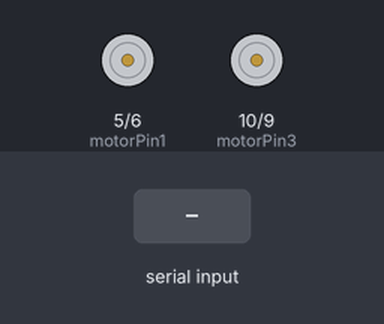
Recording of a sketch running on a simulated Arduino Uno, built with avr-gcc and run on an emulated ATmega328P. On the bench: motor-driver pin pairs drawn as motors (green arrow = first pin HIGH = forward, orange = second pin HIGH = backward, longer = more drive). Inputs (shaded band) come from the test bench.

Above: at 1.2 s.
1.3 s: "e" received over Serial
At 1.9 s:
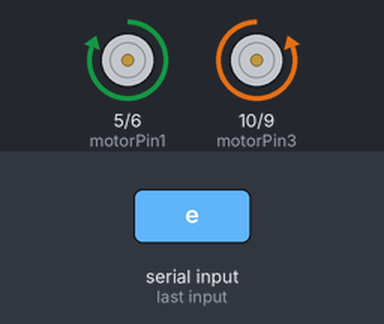
2.8 s: "d" received over Serial
At 4.2 s:
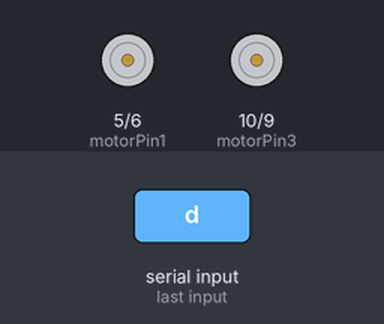
Timing chart, 0 to 5.8 s (numbered marks = the images above; inputs shaded):
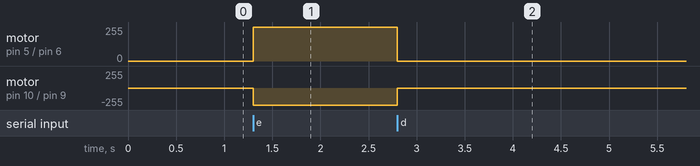

Measured:
- after the input at 1.3 s, motor on pin 5 (motorPin1) / pin 6 (motorPin2): stopped → forward 255/255 at once; motor on pin 10 (motorPin3) / pin 9 (motorPin4): stopped → backward 255/255 at once
- after the input at 2.8 s, motor on pin 5 (motorPin1) / pin 6 (motorPin2): forward 255/255 → stopped at once; motor on pin 10 (motorPin3) / pin 9 (motorPin4): backward 255/255 → stopped at once

The sketch:

serial_communication_to_matlab.ino
```cpp
const int ledpin=13;
int triggerValue; //record value for reading the serial input from matlab
//Motor A
const int motorPin1  = 5;  // Pin 14 of L293d A1 of module
const int motorPin2  = 6;  // Pin 10 of L293d A2 of module
//Motor B
const int motorPin3  = 10; // Pin  7 of L293d B1 of module
const int motorPin4  = 9;  // Pin  2 of L293d B2 of module

const int triggerPin = 13; //Red signal Triggger
int flag = 1; // Flag for monitoring the motor driver according to the traffic signal status
void setup() {

  Serial.begin(9600);
  pinMode(triggerPin, OUTPUT);
  pinMode(motorPin1, OUTPUT);
  pinMode(motorPin2, OUTPUT);
  pinMode(motorPin3, OUTPUT);
  pinMode(motorPin4, OUTPUT);

}

void loop() {

  if(Serial.available() > 0) { //if serial input from matlab is available
    flag == 1; //drive the car by default (for this phase only)
    triggerValue = Serial.read();
    if (triggerValue == 100) { // If use will send value 100 from MATLAB then LED will turn ON
      digitalWrite(triggerPin, HIGH);
       flag = 0; //stop if red signal is seen
    }
    if(triggerValue == 101) { // If use will send value 101 from MATLAB then LED will turn OFF
      digitalWrite(triggerPin, LOW);
      flag = 1; //start if green signal/no red signal is seen
    }
    if(flag == 1) {
      digitalWrite(motorPin1, HIGH);
      digitalWrite(motorPin2, LOW);
      digitalWrite(motorPin3, LOW);
      digitalWrite(motorPin4, HIGH);
    }
    if(flag == 0) {
      digitalWrite(motorPin1, LOW);
     // digitalWrite(motorPin2, LOW);
     // digitalWrite(motorPin3, LOW);
      digitalWrite(motorPin4, LOW);
    }

  }

}
```
